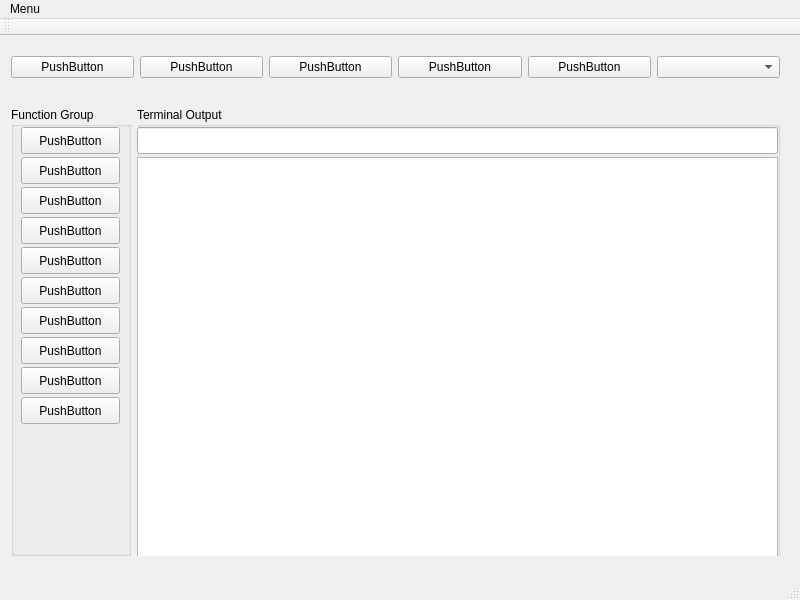
<?xml version="1.0" encoding="UTF-8"?>
<ui version="4.0">
 <class>MainWindow</class>
 <widget class="QMainWindow" name="MainWindow">
  <property name="geometry">
   <rect>
    <x>0</x>
    <y>0</y>
    <width>800</width>
    <height>600</height>
   </rect>
  </property>
  <property name="sizePolicy">
   <sizepolicy hsizetype="Preferred" vsizetype="Preferred">
    <horstretch>0</horstretch>
    <verstretch>0</verstretch>
   </sizepolicy>
  </property>
  <property name="windowTitle">
   <string>Test Tool</string>
  </property>
  <widget class="QWidget" name="centralWidget">
   <widget class="QWidget" name="gridLayoutWidget">
    <property name="geometry">
     <rect>
      <x>0</x>
      <y>0</y>
      <width>791</width>
      <height>62</height>
     </rect>
    </property>
    <layout class="QGridLayout" name="gridLayout">
     <item row="0" column="1">
      <widget class="QPushButton" name="btnCategory1">
       <property name="text">
        <string>PushButton</string>
       </property>
      </widget>
     </item>
     <item row="0" column="3">
      <widget class="QPushButton" name="btnCategory3">
       <property name="text">
        <string>PushButton</string>
       </property>
      </widget>
     </item>
     <item row="0" column="4">
      <widget class="QPushButton" name="btnCategory4">
       <property name="text">
        <string>PushButton</string>
       </property>
      </widget>
     </item>
     <item row="0" column="2">
      <widget class="QPushButton" name="btnCategory2">
       <property name="text">
        <string>PushButton</string>
       </property>
      </widget>
     </item>
     <item row="0" column="0">
      <widget class="QPushButton" name="btnCategory0">
       <property name="text">
        <string>PushButton</string>
       </property>
      </widget>
     </item>
     <item row="0" column="5">
      <widget class="QComboBox" name="cbxCategory"/>
     </item>
    </layout>
   </widget>
   <widget class="QWidget" name="gridLayoutWidget_2">
    <property name="geometry">
     <rect>
      <x>0</x>
      <y>60</y>
      <width>791</width>
      <height>471</height>
     </rect>
    </property>
    <layout class="QGridLayout" name="gridLayout_2">
     <item row="0" column="1">
      <widget class="QGroupBox" name="groupBox">
       <property name="sizePolicy">
        <sizepolicy hsizetype="Fixed" vsizetype="Preferred">
         <horstretch>0</horstretch>
         <verstretch>0</verstretch>
        </sizepolicy>
       </property>
       <property name="minimumSize">
        <size>
         <width>120</width>
         <height>0</height>
        </size>
       </property>
       <property name="title">
        <string>Function Group</string>
       </property>
       <widget class="QPushButton" name="btnFunc0">
        <property name="geometry">
         <rect>
          <x>10</x>
          <y>20</y>
          <width>99</width>
          <height>27</height>
         </rect>
        </property>
        <property name="text">
         <string>PushButton</string>
        </property>
       </widget>
       <widget class="QPushButton" name="btnFunc1">
        <property name="geometry">
         <rect>
          <x>10</x>
          <y>50</y>
          <width>99</width>
          <height>27</height>
         </rect>
        </property>
        <property name="text">
         <string>PushButton</string>
        </property>
       </widget>
       <widget class="QPushButton" name="btnFunc2">
        <property name="geometry">
         <rect>
          <x>10</x>
          <y>80</y>
          <width>99</width>
          <height>27</height>
         </rect>
        </property>
        <property name="text">
         <string>PushButton</string>
        </property>
       </widget>
       <widget class="QPushButton" name="btnFunc3">
        <property name="geometry">
         <rect>
          <x>10</x>
          <y>110</y>
          <width>99</width>
          <height>27</height>
         </rect>
        </property>
        <property name="text">
         <string>PushButton</string>
        </property>
       </widget>
       <widget class="QPushButton" name="btnFunc4">
        <property name="geometry">
         <rect>
          <x>10</x>
          <y>140</y>
          <width>99</width>
          <height>27</height>
         </rect>
        </property>
        <property name="text">
         <string>PushButton</string>
        </property>
       </widget>
       <widget class="QPushButton" name="btnFunc5">
        <property name="geometry">
         <rect>
          <x>10</x>
          <y>170</y>
          <width>99</width>
          <height>27</height>
         </rect>
        </property>
        <property name="text">
         <string>PushButton</string>
        </property>
       </widget>
       <widget class="QPushButton" name="btnFunc6">
        <property name="geometry">
         <rect>
          <x>10</x>
          <y>200</y>
          <width>99</width>
          <height>27</height>
         </rect>
        </property>
        <property name="text">
         <string>PushButton</string>
        </property>
       </widget>
       <widget class="QPushButton" name="btnFunc7">
        <property name="geometry">
         <rect>
          <x>10</x>
          <y>230</y>
          <width>99</width>
          <height>27</height>
         </rect>
        </property>
        <property name="text">
         <string>PushButton</string>
        </property>
       </widget>
       <widget class="QPushButton" name="btnFunc8">
        <property name="geometry">
         <rect>
          <x>10</x>
          <y>260</y>
          <width>99</width>
          <height>27</height>
         </rect>
        </property>
        <property name="text">
         <string>PushButton</string>
        </property>
       </widget>
       <widget class="QPushButton" name="btnFunc9">
        <property name="geometry">
         <rect>
          <x>10</x>
          <y>290</y>
          <width>99</width>
          <height>27</height>
         </rect>
        </property>
        <property name="text">
         <string>PushButton</string>
        </property>
       </widget>
      </widget>
     </item>
     <item row="0" column="2">
      <widget class="QGroupBox" name="groupBox_2">
       <property name="sizePolicy">
        <sizepolicy hsizetype="Expanding" vsizetype="Preferred">
         <horstretch>0</horstretch>
         <verstretch>0</verstretch>
        </sizepolicy>
       </property>
       <property name="minimumSize">
        <size>
         <width>300</width>
         <height>0</height>
        </size>
       </property>
       <property name="title">
        <string>Terminal Output</string>
       </property>
       <widget class="QLineEdit" name="lineEdit">
        <property name="geometry">
         <rect>
          <x>0</x>
          <y>20</y>
          <width>641</width>
          <height>27</height>
         </rect>
        </property>
       </widget>
       <widget class="QTextEdit" name="textEdit">
        <property name="geometry">
         <rect>
          <x>0</x>
          <y>50</y>
          <width>641</width>
          <height>421</height>
         </rect>
        </property>
        <property name="font">
         <font>
          <family>Ubuntu Mono</family>
         </font>
        </property>
       </widget>
      </widget>
     </item>
    </layout>
   </widget>
  </widget>
  <widget class="QMenuBar" name="menuBar">
   <property name="geometry">
    <rect>
     <x>0</x>
     <y>0</y>
     <width>800</width>
     <height>25</height>
    </rect>
   </property>
   <widget class="QMenu" name="menuMenu">
    <property name="title">
     <string>Menu</string>
    </property>
    <addaction name="actionClear"/>
    <addaction name="separator"/>
    <addaction name="actionQuit"/>
   </widget>
   <addaction name="menuMenu"/>
  </widget>
  <widget class="QToolBar" name="mainToolBar">
   <attribute name="toolBarArea">
    <enum>TopToolBarArea</enum>
   </attribute>
   <attribute name="toolBarBreak">
    <bool>false</bool>
   </attribute>
  </widget>
  <widget class="QStatusBar" name="statusBar"/>
  <action name="actionQuit">
   <property name="text">
    <string>Quit</string>
   </property>
  </action>
  <action name="actionClear">
   <property name="text">
    <string>Clear TextArea</string>
   </property>
  </action>
 </widget>
 <layoutdefault spacing="6" margin="11"/>
 <resources/>
 <connections/>
</ui>
